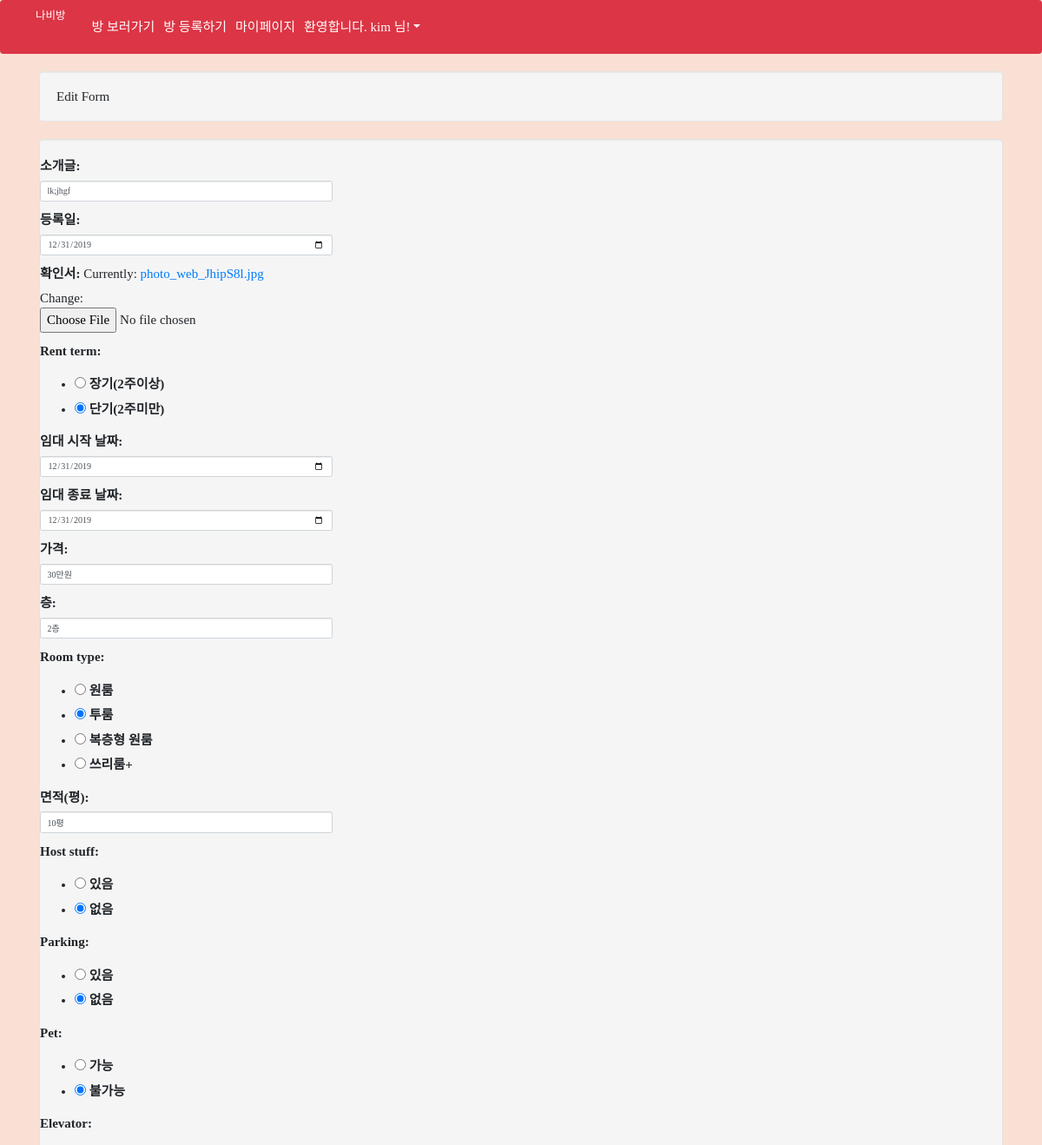
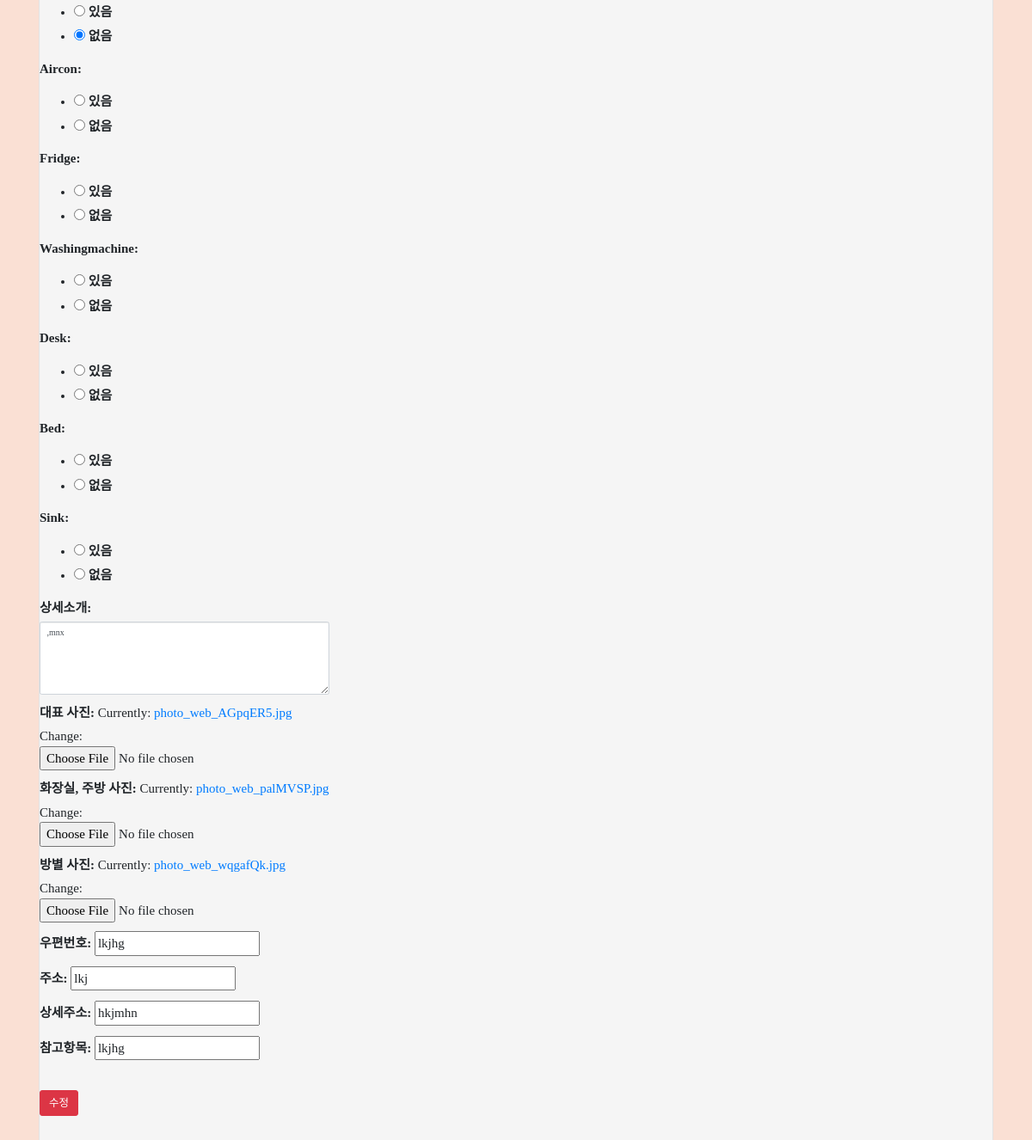
Page /bangregister/roomupdate/3 (signed in) on the committed database (2 pictures, top to bottom).
### bangregister/models.py (models this page shows, shortened)
class Room(models.Model):
    creator = models.ForeignKey(User, null=True, on_delete=models.CASCADE, related_name='rooms')
    intro = models.CharField(max_length=200)                                                                #방 한줄 소개
    pub_date = models.DateField(null=True, auto_now=False, auto_now_add=False)                                         #등록 일자
    confirmation = models.FileField(null=True)                                                              #확인서 파일 첨부
    rent_term = models.CharField(choices=RENT_TERM_CHOICES, max_length=128)                                 #거래 유형(장/단기), #라디오버튼
    start_date = models.DateField(null=True)                                  #임대 시작 날짜
    end_date = models.DateField(null=True)                                    #임대 종료 날짜
    price = models.CharField(max_length=200)                                                                #임대 가격
    floor = models.CharField(max_length=200)                                                                #층
    room_type = models.CharField(choices=ROOM_TYPE_CHOICES, max_length=128)                                 #방 구조, #라디오버튼
    area = models.CharField(max_length=200)                                                                 #면적(평/m2)
    host_stuff = models.CharField(choices=HOST_STUFF_CHOICES, max_length=128)                               #집주인 물건 유무, #라디오버튼
    parking = models.CharField(choices=PARKING_CHOICES, max_length=128)                                     #주차장 유무, #라디오버튼
    pet = models.CharField(choices=PET_CHOICES, max_length=128, null=True)                                             #애완동물 동반 가능 여부, #라디오버튼
    elevator = models.CharField(choices=ELEVATOR_CHOICES, max_length=128, null=True)                                   #엘베유무, #라디오버튼
    aircon = models.CharField(choices=AIRCON_CHOICES, max_length=128, null=True)
    fridge = models.CharField(choices=FRIDGE_CHOICES, max_length=128, null=True)
    washingmachine = models.CharField(choices=WASHINGMACHINE_CHOICES, max_length=128, null=True)
    desk = models.CharField(choices=DESK_CHOICES, max_length=128, null=True)
    bed = models.CharField(choices=BED_CHOICES, max_length=128, null=True)
    sink = models.CharField(choices=SINK_CHOICES, max_length=128, null=True)                                  #옵션(에어컨, 냉장고, 세탁기, 책상, 침대, 싱크대),#체크박스
    detail = models.TextField()                                                                             #상세설명
    main_img = models.ImageField(null=True, height_field=None, width_field=None)                            #대표사진(1장, 필수)
    other_img = models.ImageField(null=True, height_field=None, width_field=None)                           #기타사진(주방/화장실, 필수)
    room_img = models.ImageField(null=True, height_field=None, width_field=None)                            #방별사진(방당 1장, 선택)
    address1 = models.CharField(null=True, max_length=128)
    address2 = models.CharField(null=True, max_length=128)
    address3 = models.CharField(null=True, max_length=128)
    address4 = models.CharField(null=True, max_length=128)
    users = models.ManyToManyField(User, through='Scrap')
    users = models.ManyToManyField(User, through='Like')

### bangregister/views.py (the view)
# urls.py: path('roomupdate/<int:roompost_id>', views.roomupdate, name='roomupdate'),
@login_required
def roomupdate(request, roompost_id):
    roompost = get_object_or_404(Room, pk = roompost_id)
    if request.method == 'POST':
        form = RoomForm(request.POST, instance=roompost)
        if form.is_valid():
            roompost = form.save(commit=False)
            roompost.creator = request.user
            roompost.save()
            return redirect('show', roompost_id=roompost.pk)
    else:
        if roompost.creator == User.objects.get(username=request.user.get_username()) :
            form = RoomForm(instance=roompost)
            return render(request, 'edit.html', {'form': form})
        else :
            return render(request, 'home.html')

### bangregister/templates/edit.html (shortened to what this page needs)
<link href="//maxcdn.bootstrapcdn.com/bootstrap/3.3.0/css/bootstrap.min.css" rel="stylesheet" id="bootstrap-css">
{%extends 'base.html'%}
{% block content %}
<div class="container">
        <h4 class="well">Edit Form</h4>
       <div class="col-lg-12 well">
       <div class="row">
    <form method='POST'>
        {{form.as_p}}
        <br>
        <input type="submit" class="btn btn-lg btn-danger" value="수정">
    </form>
{% endblock %}

### navibang/templates/base.html (shortened to what this page needs)
<body>
{% load bootstrap4 %}
{% bootstrap_css %}
<head>
</head>
<body>
<nav class="navbar navbar-expand-sm bg-danger" id="list">
    <div class="collapse navbar-collapse" id="navbarNav">
  <a class="navbar-brand" href="{% url 'home' %}" style="color:white" id="navi">나비방</a>
    <ul class="navbar-nav">
      <li class="nav-item ">
        <a class="nav-link" href="{% url 'list' %}" style="color:white">방 보러가기 <span class="sr-only">(current)</span></a>
      </li>
      <li class="nav-item">
        <a class="nav-link" href="{% url 'register' %}" style="color:white">방 등록하기</a>
      </li>
      <li class="nav-item">
        <a class="nav-link" href="{% url 'show_profile' %}" style="color:white">마이페이지</a>
      </li>
    </ul>
    <ul class="nav navbar-nav">
                {% if user.is_authenticated %}
                <li class="nav-item dropdown">
                        <a class="nav-link dropdown-toggle" style="color:white; font-size:1.5rem;" id="navbarDropdown " role="button" data-toggle="dropdown"
                             aria-haspopup="true" aria-expanded="false">환영합니다. {{ user.username }} 님!</a>
                    </li>
                    {% else %}
            <li class="nav-item"><a href="{% url 'signup' %}" class="nav-link" style="color:white">회원가입</a></li>
            <li class="nav-item"><a href="{% url 'login' %}" class="nav-link" style="color:white">로그인</li>
            {% endif %}
          </ul>
  </div>
</nav>
<body class="bg">
</body>
{% block content %}
{% endblock %}

### navibang/templates/base.html (style rules this page uses)
.bg { background-color: rgb(250, 224, 212); font-family: 'Noto Serif KR', serif; font-size: 1.5rem; }

### rows in the picture
Room: intro "lk;jhgf", pub_date "12/31/2019", rent_term "☐ Rent term: ☑ 단기(2주미만)", start_date "12/31/2019", end_date "12/31/2019", price "30만원", floor "2층", room_type "☐ Room type: ☑ 투룸 ☐ 복층형 원룸 ☐ 쓰리룸+", area "10평", host_stuff "☐ Host stuff: ☑ 없음", parking "☐ Parking: ☑ 없음", pet "☐ Pet: ☑ 불가능", elevator "☐ Elevator: ☑ 없음", aircon "☐ Aircon: ☐ 없음", fridge "☐ Fridge: ☐ 없음", washingmachine "☐ Washingmachine: ☐ 없음", desk "☐ Desk: ☐ 없음", bed "☐ Bed: ☐ 없음", sink "☐ Sink: ☐ 없음", detail ",mnx", address1 "lkjhg", address2 "lkj", address3 "hkjmhn", address4 "lkjhg"

### other values in the picture
{{ user.username }} "kim"
